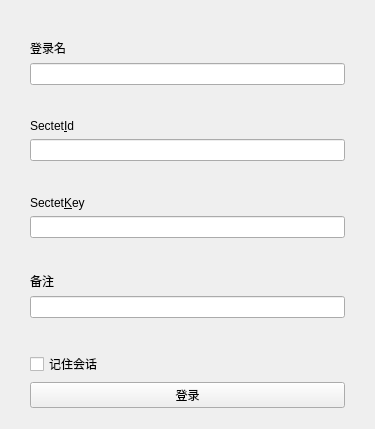
<?xml version="1.0" encoding="UTF-8"?>
<ui version="4.0">
 <class>UiLoginDialog</class>
 <widget class="QWidget" name="UiLoginDialog">
  <property name="geometry">
   <rect>
    <x>0</x>
    <y>0</y>
    <width>375</width>
    <height>429</height>
   </rect>
  </property>
  <property name="windowTitle">
   <string>登录</string>
  </property>
  <property name="styleSheet">
   <string notr="true"/>
  </property>
  <layout class="QVBoxLayout" name="verticalLayout">
   <property name="leftMargin">
    <number>30</number>
   </property>
   <property name="rightMargin">
    <number>30</number>
   </property>
   <item>
    <spacer name="verticalSpacer_2">
     <property name="orientation">
      <enum>Qt::Vertical</enum>
     </property>
     <property name="sizeHint" stdset="0">
      <size>
       <width>20</width>
       <height>40</height>
      </size>
     </property>
    </spacer>
   </item>
   <item>
    <widget class="QLabel" name="labelLoginName">
     <property name="text">
      <string>登录名</string>
     </property>
    </widget>
   </item>
   <item>
    <widget class="UiComboLine" name="lineLoginName"/>
   </item>
   <item>
    <spacer name="verticalSpacer">
     <property name="orientation">
      <enum>Qt::Vertical</enum>
     </property>
     <property name="sizeHint" stdset="0">
      <size>
       <width>20</width>
       <height>40</height>
      </size>
     </property>
    </spacer>
   </item>
   <item>
    <widget class="QLabel" name="labelSecretId">
     <property name="text">
      <string>Sectet&amp;Id</string>
     </property>
     <property name="buddy">
      <cstring>lineSecretId</cstring>
     </property>
    </widget>
   </item>
   <item>
    <widget class="QLineEdit" name="lineSecretId">
     <property name="minimumSize">
      <size>
       <width>0</width>
       <height>0</height>
      </size>
     </property>
    </widget>
   </item>
   <item>
    <spacer name="verticalSpacer_3">
     <property name="orientation">
      <enum>Qt::Vertical</enum>
     </property>
     <property name="sizeHint" stdset="0">
      <size>
       <width>20</width>
       <height>40</height>
      </size>
     </property>
    </spacer>
   </item>
   <item>
    <widget class="QLabel" name="labelSecretKey">
     <property name="text">
      <string>Sectet&amp;Key</string>
     </property>
     <property name="buddy">
      <cstring>lineSecretKey</cstring>
     </property>
    </widget>
   </item>
   <item>
    <widget class="QLineEdit" name="lineSecretKey">
     <property name="minimumSize">
      <size>
       <width>0</width>
       <height>0</height>
      </size>
     </property>
     <property name="echoMode">
      <enum>QLineEdit::Password</enum>
     </property>
    </widget>
   </item>
   <item>
    <spacer name="verticalSpacer_4">
     <property name="orientation">
      <enum>Qt::Vertical</enum>
     </property>
     <property name="sizeHint" stdset="0">
      <size>
       <width>20</width>
       <height>40</height>
      </size>
     </property>
    </spacer>
   </item>
   <item>
    <widget class="QLabel" name="labelRemark">
     <property name="text">
      <string>备注</string>
     </property>
    </widget>
   </item>
   <item>
    <widget class="QLineEdit" name="lineRemark">
     <property name="minimumSize">
      <size>
       <width>0</width>
       <height>0</height>
      </size>
     </property>
    </widget>
   </item>
   <item>
    <spacer name="verticalSpacer_5">
     <property name="orientation">
      <enum>Qt::Vertical</enum>
     </property>
     <property name="sizeHint" stdset="0">
      <size>
       <width>20</width>
       <height>40</height>
      </size>
     </property>
    </spacer>
   </item>
   <item>
    <widget class="QCheckBox" name="checkSaveSection">
     <property name="text">
      <string>记住会话</string>
     </property>
    </widget>
   </item>
   <item>
    <widget class="UiPushButton" name="btnLogin">
     <property name="minimumSize">
      <size>
       <width>0</width>
       <height>0</height>
      </size>
     </property>
     <property name="text">
      <string>登录</string>
     </property>
    </widget>
   </item>
   <item>
    <spacer name="verticalSpacer_6">
     <property name="orientation">
      <enum>Qt::Vertical</enum>
     </property>
     <property name="sizeHint" stdset="0">
      <size>
       <width>20</width>
       <height>22</height>
      </size>
     </property>
    </spacer>
   </item>
  </layout>
 </widget>
 <customwidgets>
  <customwidget>
   <class>UiPushButton</class>
   <extends>QPushButton</extends>
   <header>src/fend/uicom/uipushbutton.h</header>
  </customwidget>
  <customwidget>
   <class>UiComboLine</class>
   <extends>QLineEdit</extends>
   <header>src/fend/uicom/uicomboline.h</header>
  </customwidget>
 </customwidgets>
 <resources/>
 <connections/>
</ui>
